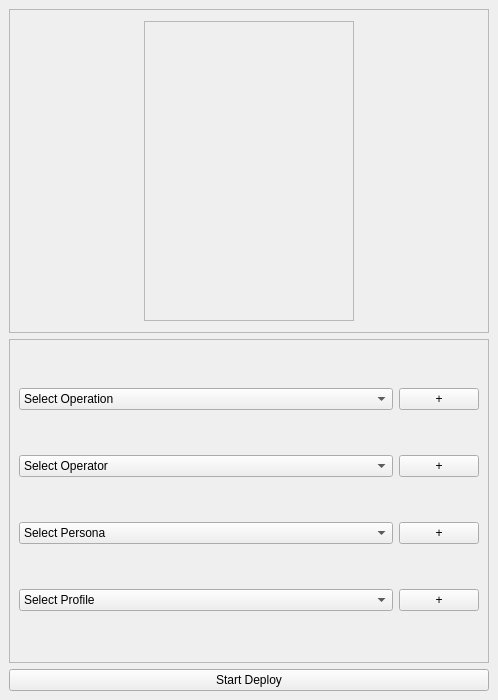
<?xml version="1.0" encoding="UTF-8"?>
<ui version="4.0">
 <class>start_deploy_window</class>
 <widget class="QMainWindow" name="start_deploy_window">
  <property name="geometry">
   <rect>
    <x>0</x>
    <y>0</y>
    <width>498</width>
    <height>700</height>
   </rect>
  </property>
  <property name="windowTitle">
   <string>MainWindow</string>
  </property>
  <property name="styleSheet">
   <string notr="true">	background-color: white;
}

QComboBox {
	color: black;
	background-color: white;
	font-size: 16px;
	margin: 4px 2px;
	padding: 1px 5px;
	border: 1px solid #c5ced6;
	border-radius: 4px;	
}

QComboBox QAbstractItemView {
    background-color: #c5ced6;
	color: black;
}

QPushButton {
	background-color: #4b5c6b;
	color: white;
	font-size: 16px;
	border-radius: 14px;
	padding: 7px 9px;
	padding-bottom: 10px;
	font-weight: bold;
	text-align: center;
    width: 15px;
    height: 15px;
}

QPushButton:pressed {
	background-color: #c5ced6;
	color: black;
}

#bnt_Start_Deploy {
	height: 40px;
}

# image_label{
	margin-top: 4px;
	border-radius: 93%;
}</string>
  </property>
  <widget class="QWidget" name="centralwidget">
   <property name="styleSheet">
    <string notr="true"/>
   </property>
   <layout class="QVBoxLayout" name="verticalLayout">
    <item>
     <widget class="QFrame" name="frame_middle">
      <property name="frameShape">
       <enum>QFrame::StyledPanel</enum>
      </property>
      <property name="frameShadow">
       <enum>QFrame::Raised</enum>
      </property>
      <layout class="QHBoxLayout" name="horizontalLayout">
       <item>
        <widget class="QFrame" name="frame_image">
         <property name="maximumSize">
          <size>
           <width>210</width>
           <height>300</height>
          </size>
         </property>
         <property name="autoFillBackground">
          <bool>false</bool>
         </property>
         <property name="styleSheet">
          <string notr="true"/>
         </property>
         <property name="frameShape">
          <enum>QFrame::StyledPanel</enum>
         </property>
         <property name="frameShadow">
          <enum>QFrame::Raised</enum>
         </property>
         <layout class="QHBoxLayout" name="horizontalLayout_2">
          <item>
           <widget class="QLabel" name="image_label">
            <property name="maximumSize">
             <size>
              <width>200</width>
              <height>220</height>
             </size>
            </property>
            <property name="styleSheet">
             <string notr="true"/>
            </property>
            <property name="text">
             <string/>
            </property>
            <property name="pixmap">
             <pixmap resource="../images/images.qrc">:/images/pf_logo.png</pixmap>
            </property>
            <property name="scaledContents">
             <bool>true</bool>
            </property>
           </widget>
          </item>
         </layout>
        </widget>
       </item>
      </layout>
     </widget>
    </item>
    <item>
     <widget class="QFrame" name="frame_botton">
      <property name="frameShape">
       <enum>QFrame::StyledPanel</enum>
      </property>
      <property name="frameShadow">
       <enum>QFrame::Raised</enum>
      </property>
      <layout class="QGridLayout" name="gridLayout">
       <item row="0" column="0">
        <widget class="QComboBox" name="operation_drop">
         <property name="sizeAdjustPolicy">
          <enum>QComboBox::AdjustToContents</enum>
         </property>
         <item>
          <property name="text">
           <string>Select Operation</string>
          </property>
         </item>
        </widget>
       </item>
       <item row="0" column="1">
        <widget class="QPushButton" name="operationPlus_btn">
         <property name="sizePolicy">
          <sizepolicy hsizetype="Fixed" vsizetype="Fixed">
           <horstretch>0</horstretch>
           <verstretch>0</verstretch>
          </sizepolicy>
         </property>
         <property name="styleSheet">
          <string notr="true"/>
         </property>
         <property name="text">
          <string>+</string>
         </property>
        </widget>
       </item>
       <item row="1" column="0">
        <widget class="QComboBox" name="operator_drop">
         <property name="sizeAdjustPolicy">
          <enum>QComboBox::AdjustToContents</enum>
         </property>
         <item>
          <property name="text">
           <string>Select Operator</string>
          </property>
         </item>
        </widget>
       </item>
       <item row="1" column="1">
        <widget class="QPushButton" name="operatorPlus_btn">
         <property name="sizePolicy">
          <sizepolicy hsizetype="Fixed" vsizetype="Fixed">
           <horstretch>0</horstretch>
           <verstretch>0</verstretch>
          </sizepolicy>
         </property>
         <property name="text">
          <string>+</string>
         </property>
        </widget>
       </item>
       <item row="2" column="0">
        <widget class="QComboBox" name="persona_drop">
         <property name="sizeAdjustPolicy">
          <enum>QComboBox::AdjustToContents</enum>
         </property>
         <item>
          <property name="text">
           <string>Select Persona</string>
          </property>
         </item>
        </widget>
       </item>
       <item row="2" column="1">
        <widget class="QPushButton" name="personnaPlus_btn">
         <property name="sizePolicy">
          <sizepolicy hsizetype="Fixed" vsizetype="Fixed">
           <horstretch>0</horstretch>
           <verstretch>0</verstretch>
          </sizepolicy>
         </property>
         <property name="text">
          <string>+</string>
         </property>
        </widget>
       </item>
       <item row="3" column="0">
        <widget class="QComboBox" name="profile_drop">
         <property name="sizeAdjustPolicy">
          <enum>QComboBox::AdjustToContents</enum>
         </property>
         <item>
          <property name="text">
           <string>Select Profile</string>
          </property>
         </item>
        </widget>
       </item>
       <item row="3" column="1">
        <widget class="QPushButton" name="profilePlus_btn">
         <property name="sizePolicy">
          <sizepolicy hsizetype="Fixed" vsizetype="Fixed">
           <horstretch>0</horstretch>
           <verstretch>0</verstretch>
          </sizepolicy>
         </property>
         <property name="text">
          <string>+</string>
         </property>
        </widget>
       </item>
      </layout>
     </widget>
    </item>
    <item>
     <widget class="QPushButton" name="bnt_Start_Deploy">
      <property name="cursor">
       <cursorShape>PointingHandCursor</cursorShape>
      </property>
      <property name="styleSheet">
       <string notr="true"/>
      </property>
      <property name="text">
       <string>Start Deploy</string>
      </property>
     </widget>
    </item>
   </layout>
  </widget>
 </widget>
 <resources>
  <include location="../images/images.qrc"/>
 </resources>
 <connections/>
</ui>
